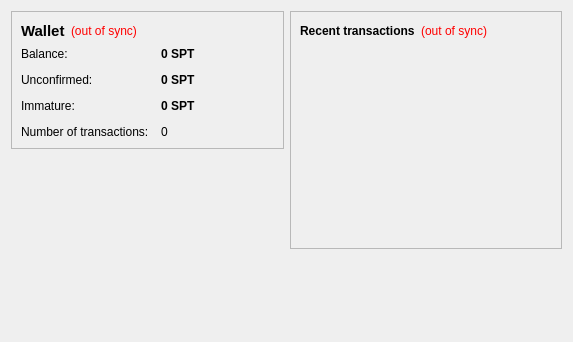
<?xml version="1.0" encoding="UTF-8"?>
<ui version="4.0">
 <class>OverviewPage</class>
 <widget class="QWidget" name="OverviewPage">
  <property name="geometry">
   <rect>
    <x>0</x>
    <y>0</y>
    <width>573</width>
    <height>342</height>
   </rect>
  </property>
  <property name="windowTitle">
   <string>Form</string>
  </property>
  <layout class="QHBoxLayout" name="horizontalLayout" stretch="1,1">
   <item>
    <layout class="QVBoxLayout" name="verticalLayout_2">
     <item>
      <widget class="QFrame" name="frame">
       <property name="frameShape">
        <enum>QFrame::StyledPanel</enum>
       </property>
       <property name="frameShadow">
        <enum>QFrame::Raised</enum>
       </property>
       <layout class="QVBoxLayout" name="verticalLayout_4">
        <item>
         <layout class="QHBoxLayout" name="horizontalLayout_4">
          <item>
           <widget class="QLabel" name="label_5">
            <property name="font">
             <font>
              <pointsize>11</pointsize>
              <weight>75</weight>
              <bold>true</bold>
             </font>
            </property>
            <property name="text">
             <string>Wallet</string>
            </property>
           </widget>
          </item>
          <item>
           <widget class="QLabel" name="labelWalletStatus">
            <property name="toolTip">
             <string>The displayed information may be out of date. Your wallet automatically synchronizes with the Spots network after a connection is established, but this process has not completed yet.</string>
            </property>
            <property name="styleSheet">
             <string notr="true">QLabel { color: red; }</string>
            </property>
            <property name="text">
             <string notr="true">(out of sync)</string>
            </property>
            <property name="alignment">
             <set>Qt::AlignLeading|Qt::AlignLeft|Qt::AlignVCenter</set>
            </property>
           </widget>
          </item>
          <item>
           <spacer name="horizontalSpacer_2">
            <property name="orientation">
             <enum>Qt::Horizontal</enum>
            </property>
            <property name="sizeHint" stdset="0">
             <size>
              <width>40</width>
              <height>20</height>
             </size>
            </property>
           </spacer>
          </item>
         </layout>
        </item>
        <item>
         <layout class="QFormLayout" name="formLayout_2">
          <property name="fieldGrowthPolicy">
           <enum>QFormLayout::AllNonFixedFieldsGrow</enum>
          </property>
          <property name="horizontalSpacing">
           <number>12</number>
          </property>
          <property name="verticalSpacing">
           <number>12</number>
          </property>
          <item row="0" column="0">
           <widget class="QLabel" name="label">
            <property name="text">
             <string>Balance:</string>
            </property>
           </widget>
          </item>
          <item row="0" column="1">
           <widget class="QLabel" name="labelBalance">
            <property name="font">
             <font>
              <weight>75</weight>
              <bold>true</bold>
             </font>
            </property>
            <property name="cursor">
             <cursorShape>IBeamCursor</cursorShape>
            </property>
            <property name="toolTip">
             <string>Your current balance</string>
            </property>
            <property name="text">
             <string notr="true">0 SPT</string>
            </property>
            <property name="textInteractionFlags">
             <set>Qt::LinksAccessibleByMouse|Qt::TextSelectableByKeyboard|Qt::TextSelectableByMouse</set>
            </property>
           </widget>
          </item>
          <item row="1" column="0">
           <widget class="QLabel" name="label_3">
            <property name="text">
             <string>Unconfirmed:</string>
            </property>
           </widget>
          </item>
          <item row="1" column="1">
           <widget class="QLabel" name="labelUnconfirmed">
            <property name="font">
             <font>
              <weight>75</weight>
              <bold>true</bold>
             </font>
            </property>
            <property name="cursor">
             <cursorShape>IBeamCursor</cursorShape>
            </property>
            <property name="toolTip">
             <string>Total of transactions that have yet to be confirmed, and do not yet count toward the current balance</string>
            </property>
            <property name="text">
             <string notr="true">0 SPT</string>
            </property>
            <property name="textInteractionFlags">
             <set>Qt::LinksAccessibleByMouse|Qt::TextSelectableByKeyboard|Qt::TextSelectableByMouse</set>
            </property>
           </widget>
          </item>
          <item row="3" column="0">
           <widget class="QLabel" name="label_2">
            <property name="text">
             <string>Number of transactions:</string>
            </property>
           </widget>
          </item>
          <item row="3" column="1">
           <widget class="QLabel" name="labelNumTransactions">
            <property name="toolTip">
             <string>Total number of transactions in wallet</string>
            </property>
            <property name="text">
             <string notr="true">0</string>
            </property>
           </widget>
          </item>
          <item row="2" column="0">
           <widget class="QLabel" name="labelImmatureText">
            <property name="text">
             <string>Immature:</string>
            </property>
           </widget>
          </item>
          <item row="2" column="1">
           <widget class="QLabel" name="labelImmature">
            <property name="font">
             <font>
              <weight>75</weight>
              <bold>true</bold>
             </font>
            </property>
            <property name="toolTip">
             <string>Mined balance that has not yet matured</string>
            </property>
            <property name="text">
             <string notr="true">0 SPT</string>
            </property>
            <property name="textInteractionFlags">
             <set>Qt::LinksAccessibleByMouse|Qt::TextSelectableByKeyboard|Qt::TextSelectableByMouse</set>
            </property>
           </widget>
          </item>
         </layout>
        </item>
       </layout>
      </widget>
     </item>
     <item>
      <spacer name="verticalSpacer">
       <property name="orientation">
        <enum>Qt::Vertical</enum>
       </property>
       <property name="sizeHint" stdset="0">
        <size>
         <width>20</width>
         <height>40</height>
        </size>
       </property>
      </spacer>
     </item>
    </layout>
   </item>
   <item>
    <layout class="QVBoxLayout" name="verticalLayout_3">
     <item>
      <widget class="QFrame" name="frame_2">
       <property name="frameShape">
        <enum>QFrame::StyledPanel</enum>
       </property>
       <property name="frameShadow">
        <enum>QFrame::Raised</enum>
       </property>
       <layout class="QVBoxLayout" name="verticalLayout">
        <item>
         <layout class="QHBoxLayout" name="horizontalLayout_2">
          <item>
           <widget class="QLabel" name="label_4">
            <property name="text">
             <string>&lt;b&gt;Recent transactions&lt;/b&gt;</string>
            </property>
           </widget>
          </item>
          <item>
           <widget class="QLabel" name="labelTransactionsStatus">
            <property name="toolTip">
             <string>The displayed information may be out of date. Your wallet automatically synchronizes with the Spots network after a connection is established, but this process has not completed yet.</string>
            </property>
            <property name="styleSheet">
             <string notr="true">QLabel { color: red; }</string>
            </property>
            <property name="text">
             <string notr="true">(out of sync)</string>
            </property>
            <property name="alignment">
             <set>Qt::AlignRight|Qt::AlignTrailing|Qt::AlignVCenter</set>
            </property>
           </widget>
          </item>
          <item>
           <spacer name="horizontalSpacer">
            <property name="orientation">
             <enum>Qt::Horizontal</enum>
            </property>
            <property name="sizeHint" stdset="0">
             <size>
              <width>40</width>
              <height>20</height>
             </size>
            </property>
           </spacer>
          </item>
         </layout>
        </item>
        <item>
         <widget class="QListView" name="listTransactions">
          <property name="styleSheet">
           <string notr="true">QListView { background: transparent; }</string>
          </property>
          <property name="frameShape">
           <enum>QFrame::NoFrame</enum>
          </property>
          <property name="verticalScrollBarPolicy">
           <enum>Qt::ScrollBarAlwaysOff</enum>
          </property>
          <property name="horizontalScrollBarPolicy">
           <enum>Qt::ScrollBarAlwaysOff</enum>
          </property>
          <property name="selectionMode">
           <enum>QAbstractItemView::NoSelection</enum>
          </property>
         </widget>
        </item>
       </layout>
      </widget>
     </item>
     <item>
      <spacer name="verticalSpacer_2">
       <property name="orientation">
        <enum>Qt::Vertical</enum>
       </property>
       <property name="sizeHint" stdset="0">
        <size>
         <width>20</width>
         <height>40</height>
        </size>
       </property>
      </spacer>
     </item>
    </layout>
   </item>
  </layout>
 </widget>
 <resources/>
 <connections/>
</ui>
